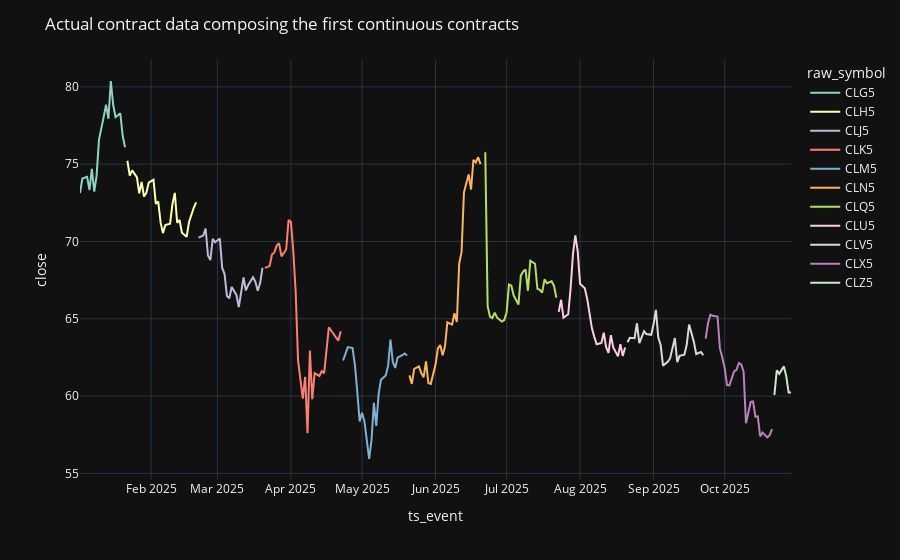

The notebook cell this image was saved under:
### Code cell
continuous_symbol = continuous_at_expiration[0]
fig = px.line(
    ohlcv_exp[ohlcv_exp["symbol"] == continuous_symbol],
    x="ts_event",
    y="close",
    color="raw_symbol",
)
fig.update_layout(
    title_text="Actual contract data composing the first continuous contracts"
)
fig.show()
